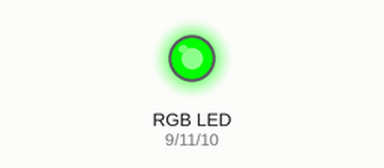
Simulated run of this sketch. Board: Arduino Uno, built with avr-gcc and run on an emulated ATmega328P. Shown: an RGB LED mixed from three pins (HIGH = lit). Dim RGB values are drawn brighter than linear.

Above: at 0.05 s.
At 1.95 s:
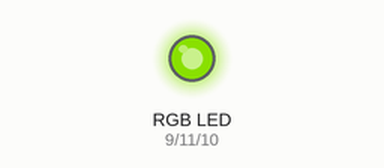
At 3.85 s:
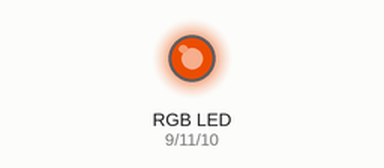
At 7.65 s:
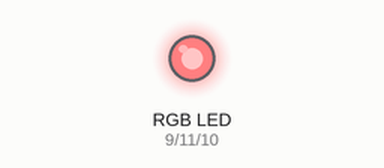
At 11.45 s:
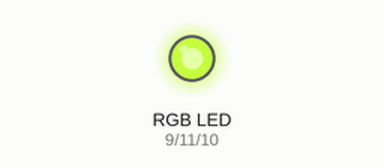
At 15.25 s:
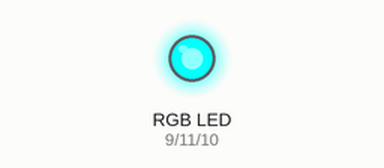
Timing chart, 0 to 19.9 s (numbered marks = the images above):
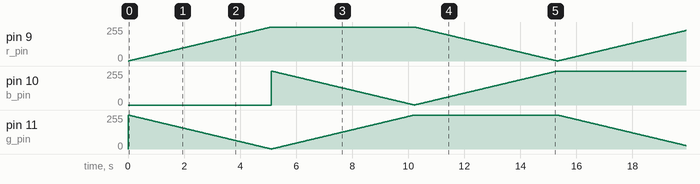

The sketch:

rgb_fade.ino
```cpp
// (licence header left out)
// set rgb led pins on the microcontroller
int g_pin = 11;
int b_pin = 10;
int r_pin = 9;

// set start color (in this case it will be red)
int r_val = 0;
int g_val = 255;
int b_val = 255;

void setup() {

  // define that rgb pins will be used as output
  pinMode(r_pin, OUTPUT);
  pinMode(g_pin, OUTPUT);
  pinMode(b_pin, OUTPUT);

  Serial.begin(9600);
}

void loop() {

    //
    // for each color fade a loop
    //

    while (r_val != 255) {
      analogWrite(r_pin, r_val);
      analogWrite(g_pin, g_val);

      r_val++;
      g_val--;

      delay(20);
    }

    while (g_val != 255) {
      analogWrite(g_pin, g_val);
      analogWrite(b_pin, b_val);

      g_val++;
      b_val--;

      delay(20);
    }

    while (b_val != 255) {
      analogWrite(b_pin, b_val);
      analogWrite(r_pin, r_val);

      b_val++;
      r_val--;

      delay(20);
    }

}
```
